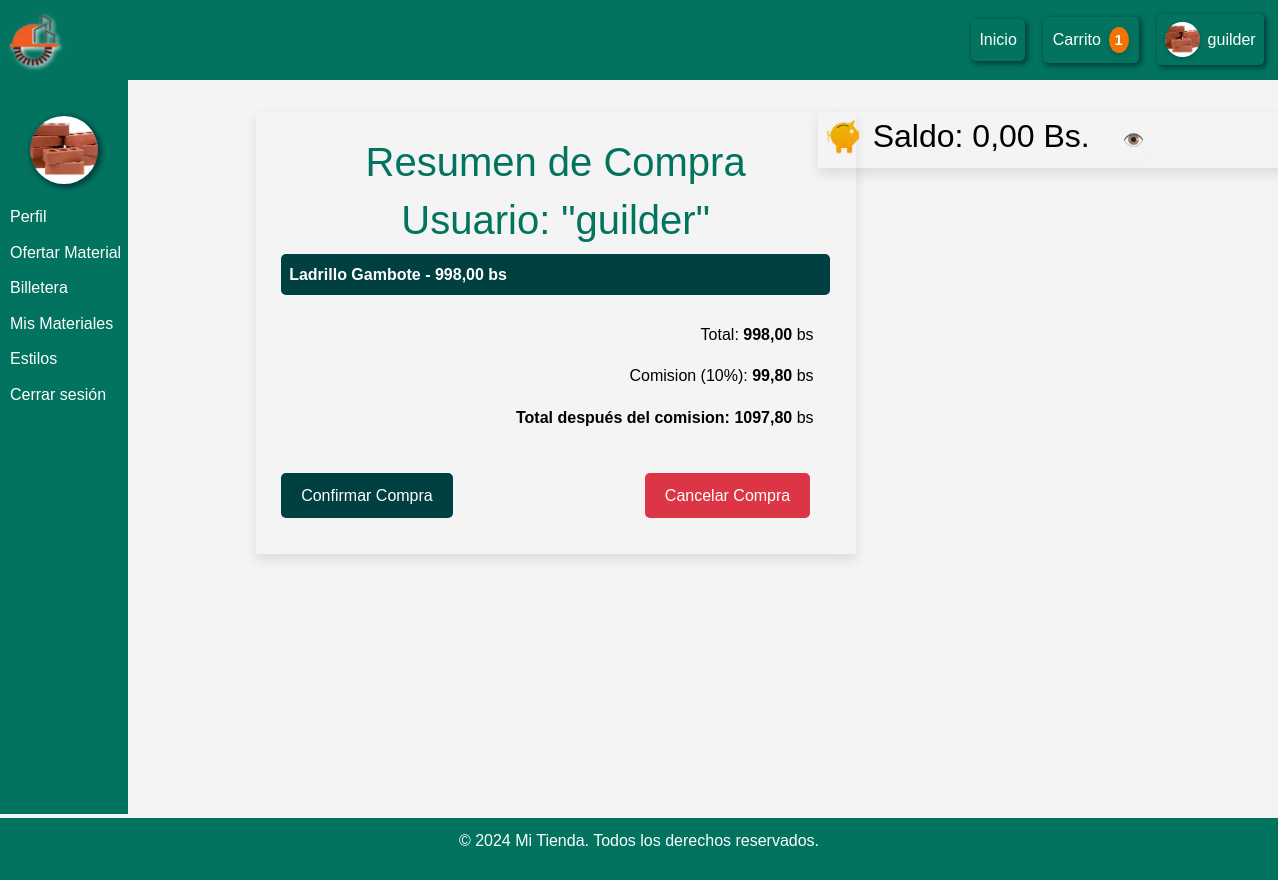
The page /transaccion/ (signed in) on the database as committed earlier.
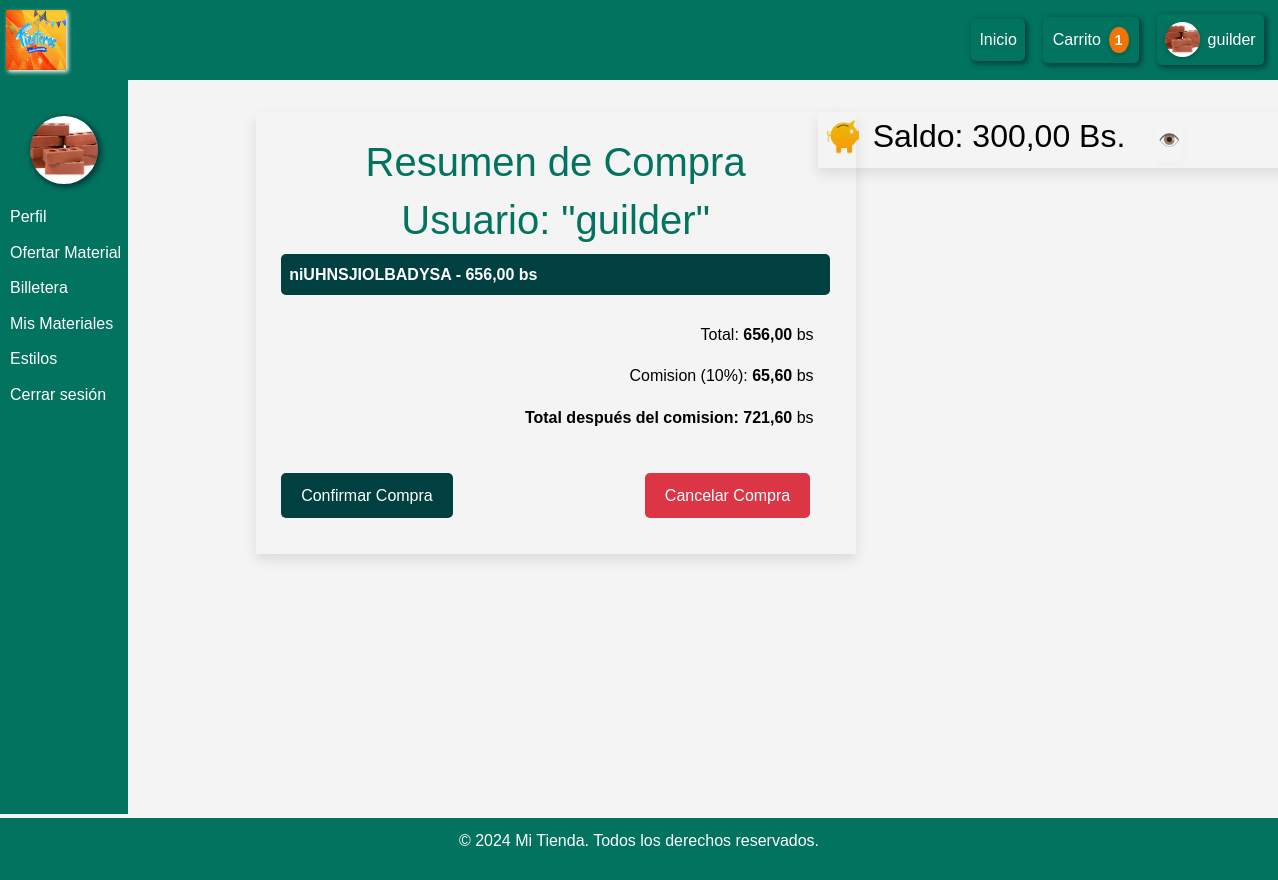
The same page on the database as committed later.
### sitioWeb/models.py (models this page shows, shortened)
class Usuario(models.Model):
    idUsuario = models.AutoField(primary_key=True,null= False ,blank=False)  # Identificador único del usuario
    nombre = models.CharField(max_length=100,null= False ,blank=False)  # Nombre del usuario
    contraseña = models.CharField(max_length=100,null= False ,blank=False,default='00000000')  # Contraseña del usuario
    correo = models.EmailField(unique=True,null= False ,blank=False,)  # Correo único
    celular = models.CharField(max_length=15, null=True, blank=True)  # Campo nuevo para celular
    foto = models.ImageField(upload_to='fotos/', blank=True, null=True)  # Foto de perfil
    fecha_creacion = models.DateTimeField(auto_now_add=True)  # Fecha y hora de creación
    estadoUsuario = models.BooleanField(default=True)  # Estado del usuario (habilitado o no)
    billetera = models.DecimalField(max_digits=10, decimal_places=2, default=0)  # Saldo de la billetera, por defecto 0
    class Meta:
        db_table = "Usuarios"
        verbose_name = "Usuario"
        verbose_name_plural = "Usuarios"

class CarritoProducto(models.Model):
    usuario = models.ForeignKey(Usuario, on_delete=models.CASCADE, related_name='productos_en_carrito')  # Relación con el usuario
    producto = models.ForeignKey(Producto, on_delete=models.CASCADE, related_name='usuarios_en_carrito')  # Relación con el producto
    class Meta:
        db_table = "Carrito_Productos"
        verbose_name = "Producto en Carrito"
        verbose_name_plural = "Productos en Carrito"

class Producto(models.Model):
    nombre = models.CharField(max_length=100 ,null= False ,blank=False)  # Nombre del producto
    descripcion = models.TextField(blank=True, null=True)  # Descripción del producto
    precio = models.DecimalField(max_digits=10, decimal_places=2,null= True ,blank=True)  # Precio del producto
    usuario = models.ForeignKey(Usuario, on_delete=models.CASCADE,null= True ,blank=True)  # Relación con el usuario
    subcategoria = models.ForeignKey(subCategoria, on_delete=models.CASCADE,null= True ,blank=True)  # Relación con la categoría
    provincia = models.ForeignKey(Provincia, on_delete=models.CASCADE, null=True, blank=True)  # Relación con la provincia
    estado = models.ForeignKey(EstadoDelProducto, on_delete=models.CASCADE, null=True, blank=True)  # Relación con el estado del producto
    fecha_creacion = models.DateTimeField(auto_now_add=True)  # Fecha y hora de creación del producto
    estado_producto = models.BooleanField(default=True,null=True, blank=True)  # Estado del producto (activo o inactivo)
    direccion = models.CharField(max_length=255, null=True, blank=True)  # Nueva dirección
    class Meta:
        db_table = "Productos"
        verbose_name = "Producto"
        verbose_name_plural = "Productos"

class ConfiguracionLogo(models.Model):
    logo = models.ImageField(upload_to='logos/')
    nombre = models.CharField(max_length=255, default="Logo")  # Campo nombre con valor predeterminado
    fecha_creacion = models.DateTimeField(auto_now_add=True)
    class Meta:
        db_table = "Logo"
        verbose_name = "Configuracion del logo"
        verbose_name_plural = "Configuracion del logo"

### sitioWeb/views.py (the view, shortened to what this page needs)
# urls.py: path('transaccion/', transaccion_view, name='transaccion'),
def transaccion_view(request):
    user_id = request.session.get('user_id')
    if not user_id:
        return redirect('login')
    usuario = get_object_or_404(Usuario, idUsuario=user_id)
    productos_en_carrito = CarritoProducto.objects.filter(usuario=usuario)
    cantidad_carrito = productos_en_carrito.count()
    colores_personalizados = PersonalizarColores.objects.filter(usuario_id=user_id).first()
    config_logo = ConfiguracionLogo.objects.first()
    if not productos_en_carrito.exists():
        messages.info(request, 'No tienes productos en tu carrito.')
        return redirect('base')
    total = sum(item.producto.precio for item in productos_en_carrito)
    comision = (total * Decimal(0.1)).quantize(Decimal('0.00'), rounding=ROUND_HALF_UP)
    total_con_comision = (total + comision).quantize(Decimal('0.00'), rounding=ROUND_HALF_UP)
    return render(request, 'transaccion.html', {
        'user': usuario,
        'carritos': productos_en_carrito,
        'total': total,
        'comision': comision,
        'total_comision': total_con_comision,
        'saldo': usuario.billetera,
        'cantidad_carrito': cantidad_carrito,
        'is_profile_page': True,
        'config_logo': config_logo,
        'temitas':colores_personalizados
    })

### sitioWeb/templates/transaccion.html (shortened to what this page needs)
{% extends 'base.html' %}
{% load static %}
{% block contenidos %}
    {% include 'barraPerfil.html' %}
    <div class="container-transaccion">
        <h1>Resumen de Compra</h1>
        <h1>Usuario: "{{ user.nombre }}"</h1>
        <div class="cart-items">
            {% for item in carritos %}
            <div class="cart-ite">
                <span>{{ item.producto.nombre }} - {{ item.producto.precio }} bs</span>
            </div>
            {% endfor %}
        </div>
        <div class="cart-total">
            <p>Total: <strong>{{ total }}</strong> bs</p>
            <p>Comision (10%): <strong>{{ comision }}</strong> bs</p>
            <p><strong>Total después del comision: {{ total_comision }}</strong> bs</p>
        </div>
        <div class="buttons">
            <form method="POST">
                <button type="submit" name="confirmar_compra" class="btn-confirmar">Confirmar Compra</button>
            </form>
            <form method="POST" action="cancelar_compra">
                <button type="button" class="btn-cancelar" onclick="history.back()">Cancelar Compra</button>
            </form>
        </div>
    </div>
    <div class="saldo-container-transaccion">
        <img id="chanchito-img" src="{% static 'saldoRE.png' %}" alt="Chanchito" width="40" height="40">
        <h2>Saldo: <span id="saldo" class="oculto-transaccion">{{ user.billetera }} Bs.</span></h2>
        <button class="ojito-transaccion"id="toggle-saldo" onclick="toggleSaldo()">👁️</button>
    </div>
{% endblock %}

### sitioWeb/templates/base.html (shortened to what this page needs)
{% load static %}
<!DOCTYPE html>
<html lang="es">
<head>
    <link href="https://cdn.jsdelivr.net/npm/bootstrap@5.3.3/dist/css/bootstrap.min.css" rel="stylesheet">
    <link rel="stylesheet" href="{% static 'styles.css' %}">
    <link rel="stylesheet" href="{% static 'login.css' %}">
    <link rel="stylesheet" href="{% static 'perfil.css' %}">
    <link rel="stylesheet" href="{% static 'ofertar.css' %}">
    <link rel="stylesheet" href="{% static 'publicaciones.css' %}">
    <link rel="stylesheet" href="{% static 'barraNavegacion.css' %}">
    <link rel="stylesheet" href="{% static 'categorias.css' %}">
    <link rel="stylesheet" href="{% static 'carritoDesplegable.css' %}">
    <link rel="stylesheet" href="{% static 'productos_usuario.css' %}">
    <link rel="stylesheet" href="{% static 'detalle_producto.css' %}">
    <link rel="stylesheet" href="{% static 'personalizar.css' %}">
    <link rel="stylesheet" href="{% static 'billetera.css' %}">
    <link rel="stylesheet" href="https://cdnjs.cloudflare.com/ajax/libs/font-awesome/6.0.0-beta3/css/all.min.css">
</head>
<body>
    <header>
    {% block barraNav %}
        {% include 'barraNavegacion.html' %}
    {% endblock %}
    </header>
    <main>
        {% block contenidos %}{% endblock %}
    </main>
    <footer>
        <p>© 2024 Mi Tienda. Todos los derechos reservados.</p>
    </footer>
</body>
</html>

### sitioWeb/templates/barraNavegacion.html (shortened to what this page needs)
{% load static %}
<nav class="navbar">
    <div class="logo">
        <a href="{% url 'base' %}">
            {% if config_logo and config_logo.logo %}
                <img src="{{ config_logo.logo.url }}" alt="Logo" class="logo-img">
            {% else %}
                <img src="{% static 'LogoIS_Oficial.png' %}" alt="Logo" class="logo-img">
            {% endif %}
        </a>
    </div>
    <div class="nav-links" id="navLinks">
        <a href="{% url 'base' %}" class="nav-link">Inicio</a>
         <div class="dropdown">
            <button class="dropbtn">Carrito <span id="carrito-contador">{{ cantidad_carrito }}</span></button>
        </div>
                {% if request.session.user_id %}
                <a href="{% url 'perfil' %}" class="nav-link">
                    {% if user.foto %}
                        <img src="{{ user.foto.url }}" alt="Foto de perfil" class="profile-img">
                    {% else %}
                        <img src="{% static 'default-profile.png' %}" alt="Foto de perfil" class="profile-img">
                    {% endif %}
                    {{ user.nombre }}
                </a>
                {% else %}
                    <a href="#" class="nav-link" id="loginBtn">
                        <img src="{% static 'default-profile.png' %}" alt="Perfil" class="profile-img">
                        Iniciar Sesión
                    </a>
                {% endif %}
    </div>
</nav>

### sitioWeb/templates/login.html (shortened to what this page needs)
{% load static %}

### sitioWeb/templates/barraPerfil.html (shortened to what this page needs)
{% load static %}
<link rel="stylesheet" href="{% static 'personalizar.css' %}">
<div class="menu-perfil">
    <img id="previewed" src="{% if user.foto %}{{ user.foto.url }}{% else %}https://via.placeholder.com/150{% endif %}" alt="Foto de Perfil">
    <ul class="lista-perfil">
        <li><a href="{% url 'perfil' %}">Perfil</a></li>
        <li><a href="{% url 'ofertar' %}" class="ofertarMa"> Ofertar Material</a></li>
        <li><a href="{% url 'billetera' %}">Billetera</a></li>
        <li><a href="{% url 'mis_materiales' %}">Mis Materiales</a></li>
        <li><a href="#" id="openVentanaEstilos">Estilos</a></li>
        <li><a href="{% url 'logout' %}" id= "cerrarSesionPerfil" class="logoutS">Cerrar sesión</a></li>
    </ul>
</div>

### sitioWeb/templates/personalizar.html (shortened to what this page needs)
{% load static %}

### sitioWeb/static/styles.css (style rules this page uses)
:root { --primary-color: #02735E; --secondary-color: #014040; --tertiary-color:#F27405; --text-color: #333; --background-color: #f4f4f4; --white: #ffffff; --cancelarColor:#6c757d; --cancelarHover:#495057; --cancelarActive:#5a6268; --eliminarColor:#dc3545; --eliminarHover:#b51e2a; --eliminarActive:#c82333; }
* { margin: 0; padding: 0; box-sizing: border-box; }
body { margin: 0; padding: 0; font-family: Arial, sans-serif; line-height: 1.6; color: var(--text-color); background-color: var(--background-color); padding-bottom: 3em; position: relative; min-height: 100vh; overflow-x: hidden; }
main { display: flex; padding: 2rem; gap: 2rem; margin-top: 80px; }
footer { background-color: var(--primary-color); color: white; text-align: center; padding: 10px; position: absolute; bottom: 0; width: 100%; z-index: 2; }

### sitioWeb/static/perfil.css (style rules this page uses)
.menu-perfil { width: 12%; background-color: var(--primary-color); padding-top: 10px; height: calc(100vh - 60px); position: fixed; top: 74px; left: 0; z-index: 1; color: #fff; }
.menu-perfil img { width: 4.25rem; height: 4.25rem; border-radius: 50%; display: block; margin: 0 auto 20px auto; object-fit: cover; box-shadow:2px 2px 5px 2px var(--secondary-color); margin-top: 2rem; }
.lista-perfil { list-style-type: none; padding: 0px; }
.lista-perfil li { margin-bottom: 10px; width: 100%; box-sizing: border-box; }
.lista-perfil li a { color: #fff; text-decoration: none; display: block; padding-left: 10px; width: 100%; box-sizing: border-box; }
.modal-content h3,h2 { color: var(--white); }
.logoutS { text-decoration: none; background-color: var(--primary-color); color: var(--white); }
@media (min-width: 1024px) { main { display: flex; flex-direction: row; } }
@media (min-width: 1024px) { .menu-perfil { position: fixed; width: 10%; height: calc(100vh - 60px); left:0; } }

### sitioWeb/static/ofertar.css (style rules this page uses)
h1 { color: var(--secondary-color); text-align: center; margin-bottom: 20px; }

### sitioWeb/static/barraNavegacion.css (style rules this page uses)
.navbar { position: fixed; top: 0%; width: 100%; background-color: var(--primary-color); display: flex; justify-content: space-between; align-items: center; padding: 0.5%; color: var(--white); z-index: 1000; }
.logo-img { width: 60px; height: 60px; filter: drop-shadow(2px 2px 2px white); }
.nav-links { display: flex; gap: 10px; align-items: center; }
.nav-link { display: flex; padding: 0.5rem 0.5rem; margin: 0.5rem; height: auto; background-color: var(--primary-color); box-shadow: 2px 2px 5px 1px var(--secondary-color); border: none; color: var(--white); justify-content: center; align-items: center; text-decoration: none; cursor: pointer; border-radius: 5px; transition: all 0.5s; }
.profile-img { width: 35px; height: 35px; border-radius: 50%; object-fit: cover; margin-right: 8px; box-shadow: 0 2px 4px rgba(0, 0, 0, 0.2); }

### sitioWeb/static/carritoDesplegable.css (style rules this page uses)
.container-transaccion { box-shadow: 0 6px 12px rgba(0, 0, 0, 0.1); width:600px; position:absolute; left:20%; padding:2% }
.container-transaccion h1 { color:var(--primary-color) }
.dropdown { position: relative; display: inline-block; }
.dropbtn { background-color: var(--primary-color); color: var(--white); padding: 10px 10px ; font-size: 16px; height: auto; border: none; cursor: pointer; border-radius: 5px; box-shadow: 2px 2px 5px 1px var(--secondary-color); transition: all 0.3s ease; display: flex; align-items: center; justify-content: center; width: 100%; }
.dropdown { position: relative; }
.cart-ite { display: flex; justify-content: space-between; align-items: center; padding: 8px; background-color: var(--secondary-color); border-radius: 5px; margin-bottom: 8px; }
.cart-ite span { color: var(--white); font-weight: bold; }
.cart-total { padding: 3%; margin-top: 10px; font-size: 16px; text-align: right; color: black; }
button.dropbtn span { background-color: var(--tertiary-color) !important; color: var(--white) !important; font-weight: bold; font-size: 14px; padding: 2px 6px; border-radius: 50%; margin-left: 8px; margin-right: 0px; box-shadow: 0px 2px 4px rgba(0, 0, 0, 0.2); display: inline-block; }
.buttons { display:flex; align-items: center; gap:35%; }
.btn-confirmar { background-color: var(--secondary-color) }
.btn-cancelar { background-color: var(--eliminarColor) }
.saldo-container-transaccion { display:flex; position:absolute; left:64%; color:black; box-shadow: 0 6px 12px rgba(0, 0, 0, 0.1); width:500px; gap:2%; padding:5px; }
.saldo-container-transaccion h2 { color:black; font-size: 2em; }
.ojito-transaccion { padding: 3px; margin: 0 0 0 20px }

### sitioWeb/static/productos_usuario.css (style rules this page uses)
h1 { color: var(--secondary-color); text-align: center; margin-bottom: 20px; }

Rows that differ between the two databases and show on the page:
removed CarritoProducto: producto.nombre "Ladrillo Gambote", producto.precio "998,00"
added ConfiguracionLogo: logo (picture)
changed Usuario "guilder": billetera "0,00" → "300,00"
added CarritoProducto: producto.nombre "niUHNSJIOLBADYSA", producto.precio "656,00"
Other text that changed with them:
{{ total }}: "998,00" → "656,00"
{{ comision }}: "99,80" → "65,60"
{{ total_comision }}: "1097,80" → "721,60"
